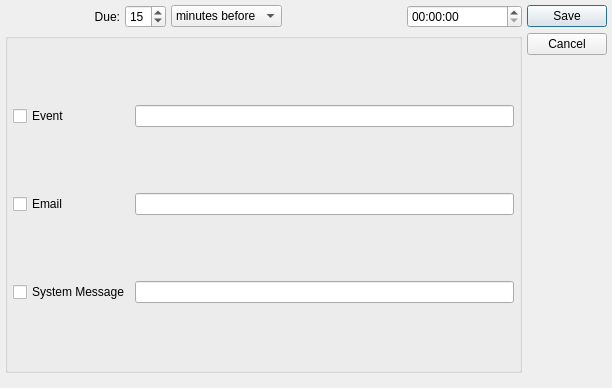
<?xml version="1.0" encoding="UTF-8"?>
<ui version="4.0">
 <comment>This file is part of the xTuple ERP: PostBooks Edition, a free and
open source Enterprise Resource Planning software suite,
Copyright (c) 1999-2011 by OpenMFG LLC, d/b/a xTuple.
It is licensed to you under the Common Public Attribution License
version 1.0, the full text of which (including xTuple-specific Exhibits)
is available at www.xtuple.com/CPAL.  By using this software, you agree
to be bound by its terms.</comment>
 <class>alarmMaint</class>
 <widget class="QDialog" name="alarmMaint">
  <property name="geometry">
   <rect>
    <x>0</x>
    <y>0</y>
    <width>612</width>
    <height>388</height>
   </rect>
  </property>
  <property name="windowTitle">
   <string>Alarm</string>
  </property>
  <layout class="QGridLayout" name="gridLayout">
   <item row="0" column="0">
    <layout class="QHBoxLayout">
     <item>
      <layout class="QVBoxLayout">
       <item>
        <layout class="QHBoxLayout">
         <item>
          <widget class="QLabel" name="_alarmDueLit">
           <property name="text">
            <string>Due:</string>
           </property>
           <property name="alignment">
            <set>Qt::AlignRight|Qt::AlignTrailing|Qt::AlignVCenter</set>
           </property>
          </widget>
         </item>
         <item>
          <layout class="QHBoxLayout">
           <item>
            <widget class="QSpinBox" name="_alarmOffset">
             <property name="value">
              <number>15</number>
             </property>
            </widget>
           </item>
           <item>
            <widget class="XComboBox" name="_alarmQualifier">
             <property name="minimumSize">
              <size>
               <width>0</width>
               <height>0</height>
              </size>
             </property>
             <item>
              <property name="text">
               <string>minutes before</string>
              </property>
             </item>
             <item>
              <property name="text">
               <string>hours before</string>
              </property>
             </item>
             <item>
              <property name="text">
               <string>days before</string>
              </property>
             </item>
             <item>
              <property name="text">
               <string>minutes after</string>
              </property>
             </item>
             <item>
              <property name="text">
               <string>hours after</string>
              </property>
             </item>
             <item>
              <property name="text">
               <string>days after</string>
              </property>
             </item>
            </widget>
           </item>
          </layout>
         </item>
         <item>
          <widget class="DLineEdit" name="_alarmDate">
           <property name="enabled">
            <bool>true</bool>
           </property>
          </widget>
         </item>
         <item>
          <widget class="QTimeEdit" name="_alarmTime"/>
         </item>
        </layout>
       </item>
       <item>
        <widget class="QGroupBox" name="_alarmGroup">
         <property name="title">
          <string/>
         </property>
         <layout class="QGridLayout">
          <item row="0" column="0">
           <widget class="XCheckBox" name="_eventAlarm">
            <property name="text">
             <string>Event</string>
            </property>
            <property name="checked">
             <bool>false</bool>
            </property>
            <property name="forgetful">
             <bool>true</bool>
            </property>
           </widget>
          </item>
          <item row="0" column="1">
           <widget class="QLineEdit" name="_eventRecipient"/>
          </item>
          <item row="1" column="0">
           <widget class="XCheckBox" name="_emailAlarm">
            <property name="text">
             <string>Email</string>
            </property>
            <property name="forgetful">
             <bool>true</bool>
            </property>
           </widget>
          </item>
          <item row="1" column="1">
           <widget class="QLineEdit" name="_emailRecipient"/>
          </item>
          <item row="2" column="0">
           <widget class="XCheckBox" name="_sysmsgAlarm">
            <property name="text">
             <string>System Message</string>
            </property>
            <property name="forgetful">
             <bool>true</bool>
            </property>
           </widget>
          </item>
          <item row="2" column="1">
           <widget class="QLineEdit" name="_sysmsgRecipient"/>
          </item>
         </layout>
        </widget>
       </item>
      </layout>
     </item>
     <item>
      <widget class="QDialogButtonBox" name="_buttonBox">
       <property name="orientation">
        <enum>Qt::Vertical</enum>
       </property>
       <property name="standardButtons">
        <set>QDialogButtonBox::Cancel|QDialogButtonBox::Save</set>
       </property>
      </widget>
     </item>
    </layout>
   </item>
   <item row="1" column="0">
    <widget class="ContactCluster" name="_contactCluster"/>
   </item>
   <item row="2" column="0">
    <widget class="UsernameCluster" name="_usernameCluster"/>
   </item>
  </layout>
 </widget>
 <layoutdefault spacing="5" margin="5"/>
 <pixmapfunction>qPixmapFromMimeSource</pixmapfunction>
 <customwidgets>
  <customwidget>
   <class>ContactCluster</class>
   <extends>QWidget</extends>
   <header>contactcluster.h</header>
  </customwidget>
  <customwidget>
   <class>DLineEdit</class>
   <extends>QWidget</extends>
   <header>datecluster.h</header>
   <container>1</container>
  </customwidget>
  <customwidget>
   <class>UsernameCluster</class>
   <extends>QWidget</extends>
   <header>usernamecluster.h</header>
  </customwidget>
  <customwidget>
   <class>XCheckBox</class>
   <extends>QCheckBox</extends>
   <header>xcheckbox.h</header>
  </customwidget>
  <customwidget>
   <class>XComboBox</class>
   <extends>QComboBox</extends>
   <header>xcombobox.h</header>
  </customwidget>
 </customwidgets>
 <tabstops>
  <tabstop>_alarmOffset</tabstop>
  <tabstop>_alarmQualifier</tabstop>
  <tabstop>_alarmDate</tabstop>
  <tabstop>_alarmTime</tabstop>
  <tabstop>_eventAlarm</tabstop>
  <tabstop>_eventRecipient</tabstop>
  <tabstop>_emailAlarm</tabstop>
  <tabstop>_emailRecipient</tabstop>
  <tabstop>_sysmsgAlarm</tabstop>
  <tabstop>_sysmsgRecipient</tabstop>
 </tabstops>
 <includes>
  <include location="global">parameter.h</include>
 </includes>
 <resources/>
 <connections/>
</ui>
